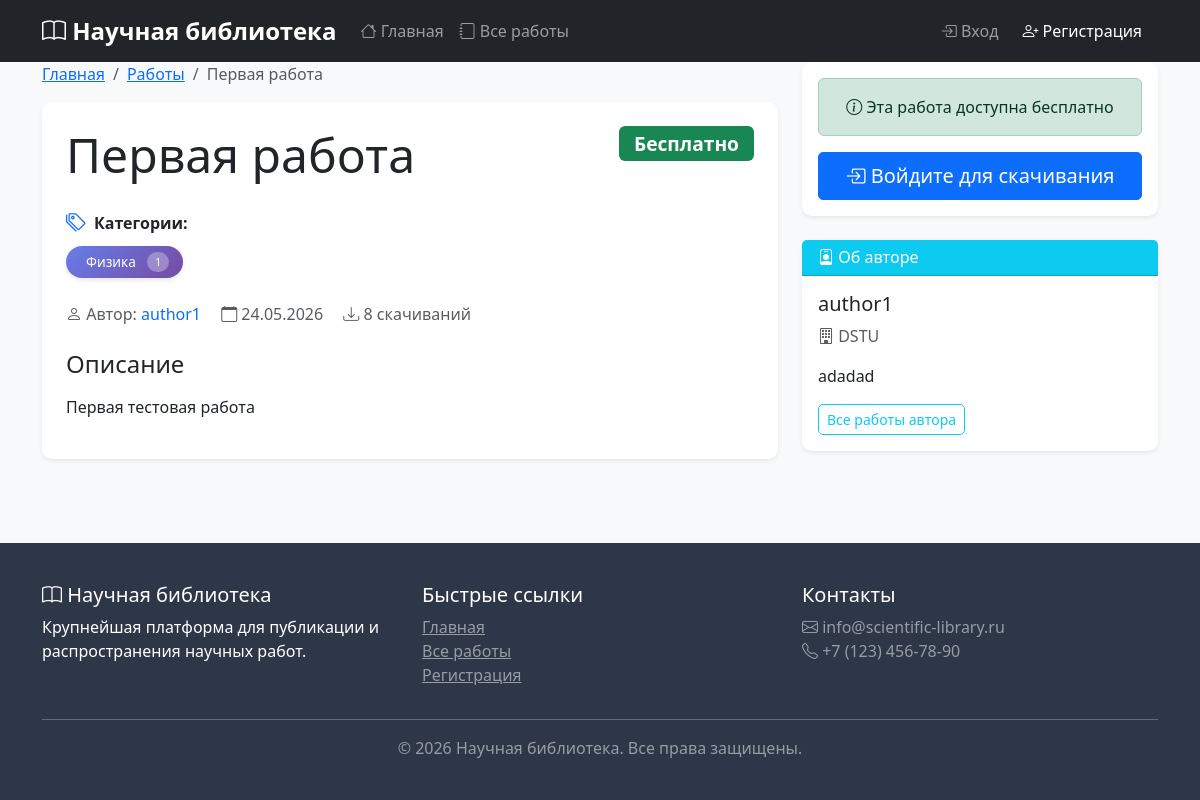
The app's page /works/1/, older data.
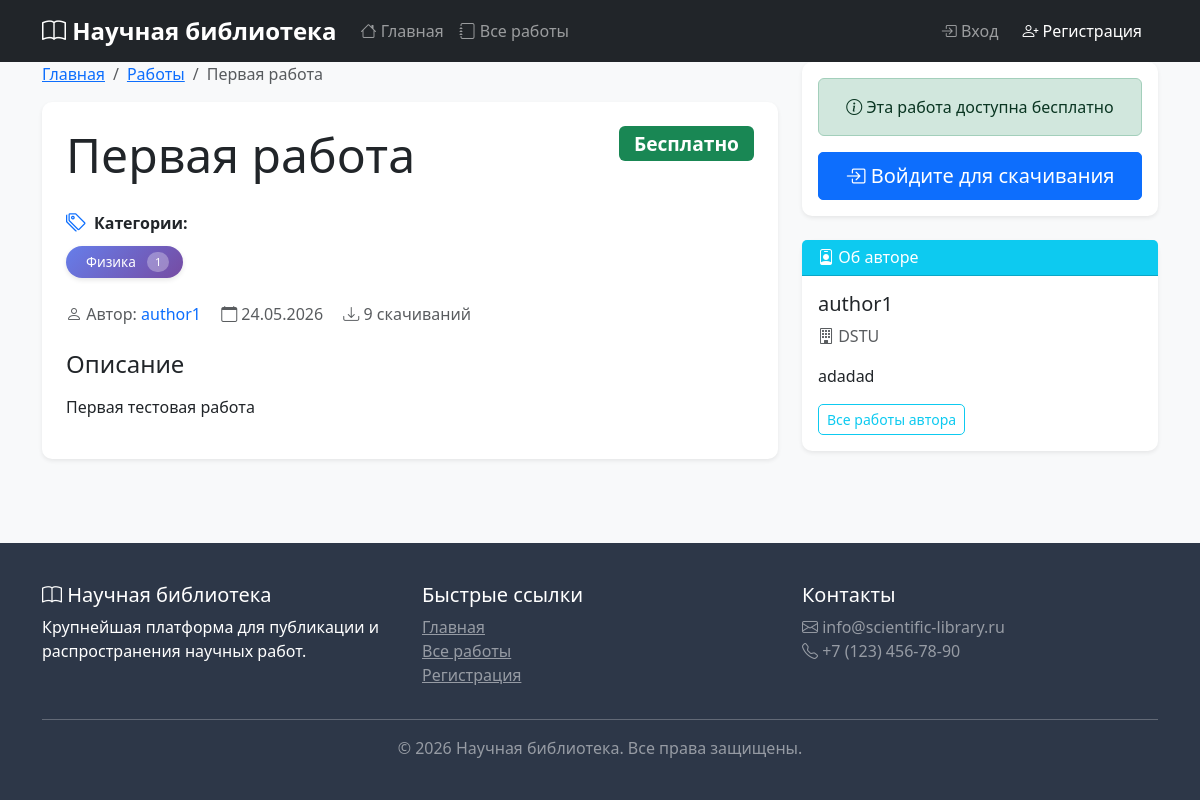
The same page, newer data.
### works/models.py (models this page shows, shortened)
class Work(models.Model):
    STATUS_CHOICES = [
        ('pending', 'На модерации'),
        ('approved', 'Одобрено'),
        ('rejected', 'Отклонено'),
    ]
    title = models.CharField(max_length=200, verbose_name="Название")
    description = models.TextField(verbose_name="Описание")
    author = models.ForeignKey(
        settings.AUTH_USER_MODEL,
        on_delete=models.CASCADE,
        related_name='works',
        verbose_name="Автор"
    )
    categories = models.ManyToManyField(
        Category,
        related_name='works',
        blank=True,
        verbose_name="Категории"
    )
    file = models.FileField(upload_to='works/%Y/%m/%d/', verbose_name="Файл работы", null=True, blank=True)
    price = models.DecimalField(max_digits=10, decimal_places=2, default=0, verbose_name="Цена")
    moderation_status = models.CharField(max_length=20, choices=STATUS_CHOICES, default='pending')
    moderation_comment = models.TextField(blank=True)
    created_at = models.DateTimeField(auto_now_add=True)
    updated_at = models.DateTimeField(auto_now=True)
    published_at = models.DateTimeField(null=True, blank=True)
    downloads_count = models.PositiveIntegerField(default=0)
    class Meta:
        ordering = ['-created_at']
        verbose_name = "Работа"
        verbose_name_plural = "Работы"
    def is_free(self):
        return self.price == 0

### accounts/models.py (models this page shows, shortened)
class User(AbstractUser):
    ROLE_CHOICES = [
        ('user', 'Пользователь'),
        ('author', 'Автор'),
        ('moderator', 'Модератор'),
        ('admin', 'Администратор'),
    ]
    role = models.CharField(max_length=20, choices=ROLE_CHOICES, default='user')
    email = models.EmailField(unique=True)

class UserProfile(models.Model):
    user = models.OneToOneField(User, on_delete=models.CASCADE, related_name='profile')
    balance = models.DecimalField(max_digits=10, decimal_places=2, default=0.00)
    avatar = models.ImageField(upload_to='avatars/', null=True, blank=True)
    bio = models.TextField(max_length=500, blank=True)
    institution = models.CharField(max_length=200, blank=True, help_text="Научное учреждение")
    created_at = models.DateTimeField(auto_now_add=True)
    updated_at = models.DateTimeField(auto_now=True)

### works/views.py (the view, shortened to what this page needs)
# urls.py: path('<int:work_id>/', views.work_detail, name='work_detail'),
def work_detail(request, work_id):
    work = get_object_or_404(Work, id=work_id)
    has_purchased = False
    if request.user.is_authenticated:
        has_purchased = Purchase.objects.filter(user=request.user, work=work).exists()
    similar_works = Work.objects.filter(
        moderation_status='approved',
        categories__in=work.categories.all()
    ).exclude(id=work.id).distinct()[:3]
    context = {
        'work': work,
        'has_purchased': has_purchased,
        'similar_works': similar_works,
    }
    return render(request, 'works/work_detail.html', context)

### templates/works/work_detail.html (shortened to what the changed rows need)
{% extends 'base.html' %}
{% load static %}
{% block content %}
<div class="container">
    <div class="row">
        <div class="col-md-8">
            <nav aria-label="breadcrumb">
                <ol class="breadcrumb">
                    <li class="breadcrumb-item"><a href="{% url 'index' %}">Главная</a></li>
                    <li class="breadcrumb-item"><a href="{% url 'works:work_list' %}">Работы</a></li>
                    <li class="breadcrumb-item active">{{ work.title|truncatewords:5 }}</li>
                </ol>
            </nav>
            <div class="card border-0 shadow-sm mb-4">
                <div class="card-body p-4">
                    <div class="d-flex justify-content-between align-items-start mb-3">
                        <h1 class="display-5">{{ work.title }}</h1>
                        {% if work.is_free %}
                            <span class="badge bg-success badge-price">Бесплатно</span>
                        {% else %}
                            <span class="badge bg-warning badge-price">{{ work.price }} ₽</span>
                        {% endif %}
                    </div>
                    <div class="mb-3">
                        <span class="text-muted">
                            <i class="bi bi-person"></i> Автор:
                            <a href="{% url 'accounts:author_detail' work.author.id %}" class="text-decoration-none">
                                {{ work.author.username }}
                            </a>
                        </span>
                        <span class="text-muted ms-3">
                            <i class="bi bi-calendar"></i> {{ work.published_at|date:"d.m.Y"|default:"На модерации" }}
                        </span>
                        <span class="text-muted ms-3">
                            <i class="bi bi-download"></i> {{ work.downloads_count }} скачиваний
                        </span>
                    </div>
                    <div class="mt-4">
                        <p class="lead">{{ work.description|linebreaks }}</p>
                    </div>
                </div>
            </div>
        </div>
        <div class="col-md-4">
            <div class="card border-0 shadow-sm mt-4">
                <div class="card-body">
                    <h5>{{ work.author.username }}</h5>
                    {% if work.author.profile.institution %}
                        <p class="text-muted">
                            <i class="bi bi-building"></i> {{ work.author.profile.institution }}
                        </p>
                    {% endif %}
                    {% if work.author.profile.bio %}
                        <p>{{ work.author.profile.bio|truncatewords:20 }}</p>
                    {% endif %}
                    <a href="{% url 'accounts:author_detail' work.author.id %}" class="btn btn-outline-info btn-sm">
                        Все работы автора
                    </a>
                </div>
            </div>
        </div>
    </div>
</div>
{% endblock %}

Row changes from the older to the newer data that the page shows:
changed Work "Первая работа": downloads_count "8" → "9"
